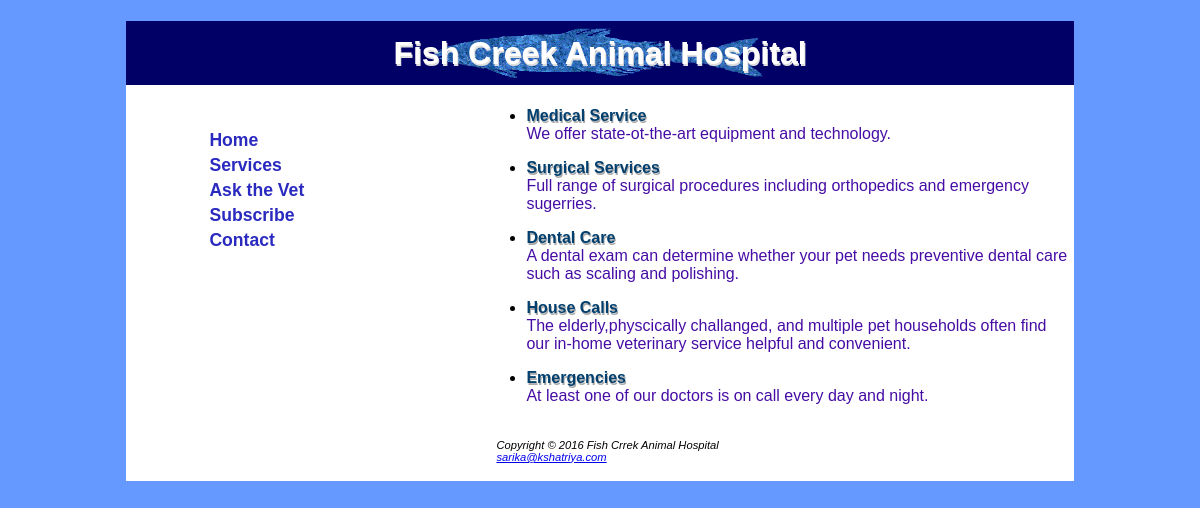
Screenshot of /Project4/services.php with the database file from the repository.
### tables this page shows
CREATE TABLE `service` (
  `serviceid` int(10) NOT NULL,
  `servicename` varchar(25) NOT NULL,
  `description` varchar(200) NOT NULL
);

### Project4/services.php (the view, shortened to what this page needs)
<!DOCTYPE html>
<html>
<head>
	<link rel="stylesheet" type="text/css" href="fishcreek.css">
</head>
<body>
<div id="wrapper">
<h1>
	Fish Creek Animal Hospital
</h1>
<nav id="leftside">
<table>
	<tr><td><a href="index.php">Home</a></td></tr>
	<tr><td><a href="services.php">Services</a></td></tr>
	<tr><td><a href="Askvet.php">Ask the Vet</a></td></tr>
	<tr><td><a href="subscribe.php">Subscribe</a></td></tr>
	<tr><td><a href="contact.php">Contact</a></td></tr>
</table>
</nav>
<div id="rightside">
<?php
$servername = "localhost";
$username = "root";
$password = "";
try {
    $pdo = new PDO("mysql:host=$servername;dbname=vet.sql", $username, $password);
    $pdo->setAttribute(PDO::ATTR_ERRMODE, PDO::ERRMODE_EXCEPTION);
    $sql="select servicename,description from service";
    $result=$pdo->query($sql);
    while($row=$result->fetch())
   	 {?>
   	<ul class="list">
   	<li>
    	<b id="heading2"><?php echo $row['servicename'];?></b> </li>
    	<p>    <?php echo $row['description'];?></p>
   	 </ul>
   	 <?php
   	 }
   	}
catch(PDOException $e)
    {
    	die($e->getMessage());
    }
?>
<br>
<footer>
	Copyright © 2016 Fish Crrek Animal Hospital<br>
	<a href="mailto:sarika.kshatriya@mavs.uta.edu">sarika@kshatriya.com</a>
</footer>
<br>
</div>
</div>
</body>
</html>

### Project4/fishcreek.css (style rules this page uses)
h1 { line-height:200%; background-color: #000066; background-image:url("bigfish.gif"); background-origin: content-box; background-position:center; background-repeat:no-repeat; text-shadow: 1px 2px #dedede; color: #ffffff; background-size: 490px 50px; }
nav { font-weight:bold; font-size:1.1em; }
footer { font-size:0.7em; font-style:italic; text-align:left; padding-left:370px; }
p { margin:0; text-align:left; padding-left:360px; color: #460da5; }
#wrapper { width:80%; text-align:center; margin:auto; background-color:white; text-color:#d5e3ff; font-family:Verdana,Arial,Sans-serif; }
li { margin:0; text-align:left; margin-left:360px; }
table { width: 30em; float: left; padding: 20px; text-align: left; margin-left: 60px; }
#leftside { width: 200px; height: 400px; float: left; }
#leftside a:link { text-decoration: none; color: #2a2ac0; }
#heading,#heading2,#heading3 { text-shadow: 1px 2px #aaa; color: #003f6e; text-align:right; }

### rows the page displays
service: servicename "Medical Service", description "We offer state-ot-the-art equipment and technology."
service: servicename "Surgical Services", description "Full range of surgical procedures including orthopedics and emergency sugerries."
service: servicename "Dental Care", description "A dental exam can determine whether your pet needs preventive dental care such as scaling and polishing."
service: servicename "House Calls", description "The elderly,physcically challanged, and multiple pet households often find our in-home veterinary service helpful and convenient."
service: servicename "Emergencies", description "At least one of our doctors is on call every day and night."
